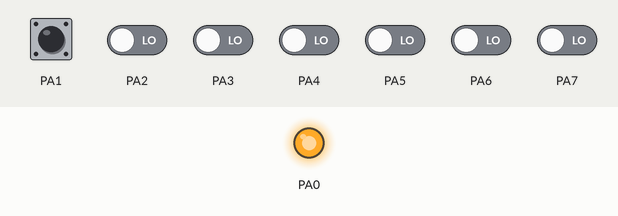
Recording of a program running on a simulated ATmega32, built with avr-gcc and emulated at 8 MHz (the files do not name the chip). Shown: output pins drawn as LEDs (lit = HIGH). Inputs (shaded band) come from the test bench; at power-on: PA1 HIGH, PA2–7 LOW.

Above: at 9.1 s.
9.2 s: PA2 driven HIGH
At 11.6 s:
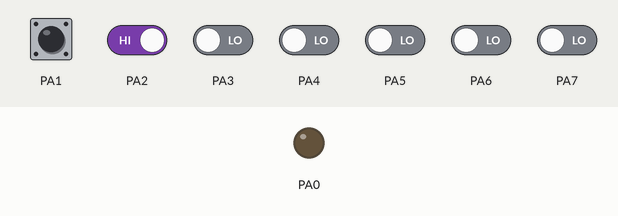
Timing chart, 0 to 20.3 s (numbered marks = the images above; inputs shaded):
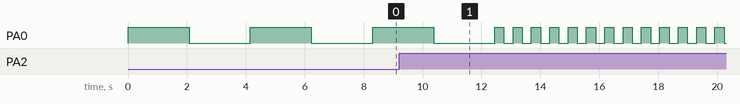

The program:

main.c
```c
/*
 * main.c
 * toggle between slow and fast LED blink using ON-OFF switch
 *
 *  Created on: Apr 14, 2019
 *      Author: osama
 */
// necessary to define F_CPU if to use util/delay.h
#define F_CPU 8000000UL
#include <avr/io.h>
#include <util/delay.h>

int main(void) {
	DDRA = 0b00000001;		// set PORTA.A0 to be OUTPUT, A1 to INPUT
	PORTA = 0b00000010;		// set PORTA.A0 to LOW, A1 to HIGH
	while (1) {
		if (PINA == 0x02) {	// test if A1 has 1 at its input
			PORTA = 0x03;
			_delay_ms(2000);
			PORTA = 0x02;
			_delay_ms(2000);
		} else {
			PORTA = 0x03;
			_delay_ms(300);
			PORTA = 0x02;
			_delay_ms(300);
		}
	}
	return 0;
}
```

Measured:
- by itself, PA0: repeats every 0.62 s: HIGH 0.31 s, LOW 0.31 s
